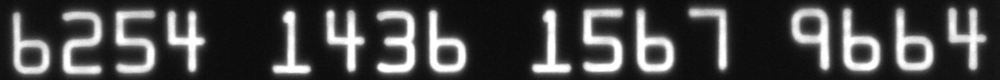
#> input picture Card_Project_Jiaojie/Muban_Pipei/DaMa_Pipei/test_images/img_1.png, 1000 x 80 px, shrunk from 2166 x 174 before the run, found by its file name
$ python Mangqu_juanji.py
#> lines starting #> are read from the running program, lines starting #| are printed output that depends on the picture
########################这个代码运用了一种去模糊方法：盲去卷积的方法##################
########################这种方法有个缺点，如果可以知道模糊核的话，那么可以很好去模糊##############
#######################现有的改良方法需要进行一个迭代计算模糊核，消耗时间特别长，不可取##############

# import cv2
# import numpy as np
# from skimage.restoration import richardson_lucy
# from skimage import img_as_float
#
# def blind_deconvolution(blurred_image, num_iterations=10):
#     # 归一化图像
#     blurred_image = img_as_float(blurred_image)
#     # 初始化模糊核
#     estimated_kernel = np.ones((5, 5)) / 25
#
#     current_image = blurred_image
#     for i in range(num_iterations):
#         # 使用Richardson-Lucy算法去卷积
#         restored = richardson_lucy(current_image, estimated_kernel, iterations=10)
#         # 更新模糊核（这里可以用更复杂的方法，但简单起见用随机核）
#         estimated_kernel = np.random.rand(5, 5)
#         estimated_kernel /= estimated_kernel.sum()  # 保持归一化
#
#         current_image = restored
#
#     return restored
#
# # 应用盲去卷积
# blurred_image = cv2.imread(r'D:\PayCard_Detection\paycard_dectection_test1\Muban\img_1.png', 0)
# restored_image_blind = blind_deconvolution(blurred_image)
# cv2.imwrite("Mangqu.png", (restored_image_blind * 255).astype(np.uint8))


##########################盲区卷积的代码，不过这个是指定了模糊核############################
import cv2
import numpy as np
from skimage.restoration import richardson_lucy
from skimage import img_as_float

blurred_image = cv2.imread(r'D:\PayCard_Detection\paycard_dectection_test1\Muban\img_1.png', 0)
#> blurred_image is the input picture: shape (80, 1000); min 8, max 255, mean 70.5
blurred_image = img_as_float(blurred_image)
psf = np.ones((5, 5)) / 25  # 简单均匀核

restored = richardson_lucy(blurred_image, psf, iterations=30)
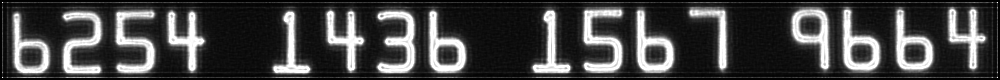
#> restored: shape (80, 1000) float64; min 6.7e-11, max 1, mean 0.269
cv2.imwrite("restored_mangqu.png", (restored * 255).astype(np.uint8))

$ run again, with Card_Project_Jiaojie/Muban_Pipei/DaMa_Pipei/test_images/img_11.png copied over Card_Project_Jiaojie/Muban_Pipei/DaMa_Pipei/test_images/img_1.png
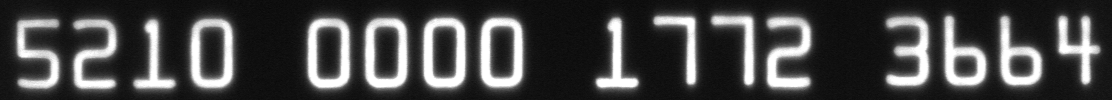
#> input picture Card_Project_Jiaojie/Muban_Pipei/DaMa_Pipei/test_images/img_11.png, 1112 x 100 px, found by its file name
#> blurred_image is the input picture: shape (100, 1112); min 8, max 255, mean 70.8
#> `restored = richardson_lucy(blurred_image, psf, iterations=30)`:
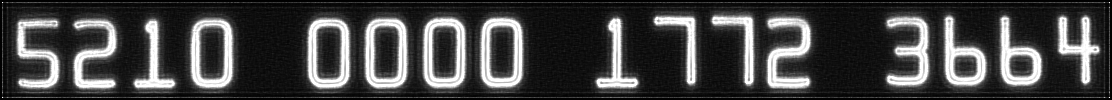
#> restored: shape (100, 1112) float64; min 4.44e-11, max 1, mean 0.266

$ run again, with Card_Project_Jiaojie/Muban_Pipei/DaMa_Pipei/test_images/img_12.png copied over Card_Project_Jiaojie/Muban_Pipei/DaMa_Pipei/test_images/img_1.png
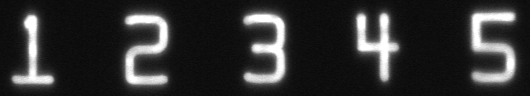
#> input picture Card_Project_Jiaojie/Muban_Pipei/DaMa_Pipei/test_images/img_12.png, 530 x 96 px, found by its file name
#> blurred_image is the input picture: shape (96, 530); min 7, max 255, mean 49.1
#> `restored = richardson_lucy(blurred_image, psf, iterations=30)`:
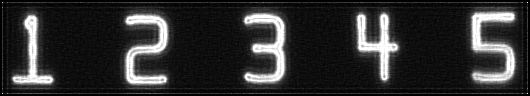
#> restored: shape (96, 530) float64; min 3.04e-11, max 1, mean 0.188
